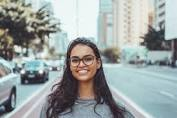
#> input picture happy.jpg, 177 x 118 px, given in place of the camera
$ python realtimeMosaic.py
#> lines starting #> are read from the running program, lines starting #| are printed output that depends on the picture
import numpy as np
import cv2

face_cascade = cv2.CascadeClassifier('haarcascade_frontalface_default.xml')

cap = cv2.VideoCapture(0)
cap.set(3,640)
cap.set(4,480)

while(1):
    ret,frame = cap.read()
#> frame is the input picture: shape (118, 177, 3); mean B, G, R 161.2, 162.1, 154.5
    frame = cv2.flip(frame,1)
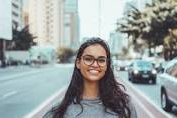
#> frame: shape (118, 177, 3); mean B, G, R 161.2, 162.1, 154.5
    gray = cv2.cvtColor(frame,cv2.COLOR_BGR2GRAY)
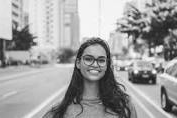
#> gray: shape (118, 177); min 4, max 254, mean 159.7

    faces = face_cascade.detectMultiScale(gray,1.1,5)
#> faces = [[77, 46, 34, 34], [22, 36, 63, 63]]

    print ("Number of faces detected: "+str(len(faces)))
#| Number of faces detected: 2

    if len(faces):
        for(x,y,w,h) in faces:
            face_img = frame[y:y+h, x:x+w]
            face_img = cv2.resize(face_img, dsize=(0, 0), fx=0.04, fy=0.04)
            face_img = cv2.resize(face_img, (w, h), interpolation=cv2.INTER_AREA)
            frame[y:y+h, x:x+w] = face_img
#> this loop made 2 passes
#> (x, y, w, h, face_img) on pass 1: (77, 46, 34, 34, [[50, 62, 90]])
#> pass 1, `face_img = frame[y:y+h, x:x+w]`:
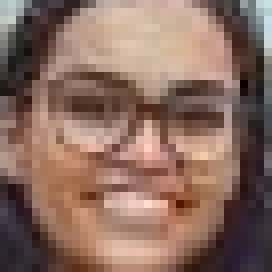
#> face_img: shape (34, 34, 3) (shown 8 times larger); mean B, G, R 96.5, 108.3, 137.8
#> pass 1, `face_img = cv2.resize(face_img, (w, h), interpolation=cv2.INTER_AREA)`:
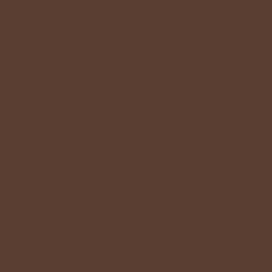
#> face_img: shape (34, 34, 3) (shown 8 times larger); mean B, G, R 50, 62, 90
#> pass 2, `face_img = frame[y:y+h, x:x+w]`:
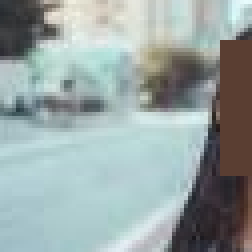
#> face_img: shape (63, 63, 3) (shown 4 times larger); mean B, G, R 163.2, 164.3, 151.6
#> pass 2, `face_img = cv2.resize(face_img, (w, h), interpolation=cv2.INTER_AREA)`:
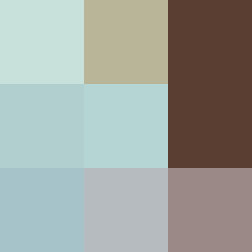
#> face_img: shape (63, 63, 3) (shown 4 times larger); mean B, G, R 157.4, 163.2, 158.4
#> after the loop:
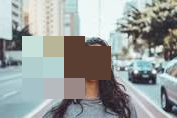
#> frame: shape (118, 177, 3); mean B, G, R 157.6, 159.3, 153.1

    cv2.imshow('result',frame)

    k = cv2.waitKey(30)&0xff
#> (key Esc is pressed here)
    if k ==27 or k==48:
        break

cap.release()
cv2.destroyAllWindows()
